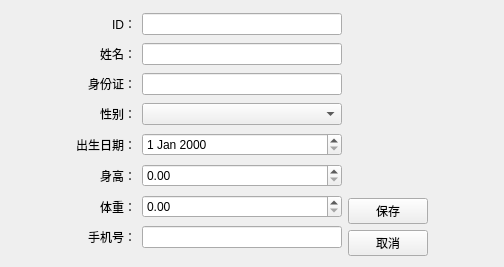
<?xml version="1.0" encoding="UTF-8"?>
<ui version="4.0">
 <class>PatientEdit</class>
 <widget class="QWidget" name="PatientEdit">
  <property name="geometry">
   <rect>
    <x>0</x>
    <y>0</y>
    <width>504</width>
    <height>267</height>
   </rect>
  </property>
  <property name="windowTitle">
   <string>编辑患者信息</string>
  </property>
  <layout class="QHBoxLayout" name="horizontalLayout_2">
   <item>
    <layout class="QHBoxLayout" name="horizontalLayout">
     <item>
      <spacer name="horizontalSpacer">
       <property name="orientation">
        <enum>Qt::Horizontal</enum>
       </property>
       <property name="sizeHint" stdset="0">
        <size>
         <width>40</width>
         <height>20</height>
        </size>
       </property>
      </spacer>
     </item>
     <item>
      <layout class="QGridLayout" name="gridLayout">
       <item row="0" column="0">
        <widget class="QLabel" name="label_15">
         <property name="font">
          <font>
           <kerning>true</kerning>
          </font>
         </property>
         <property name="text">
          <string>ID：</string>
         </property>
         <property name="alignment">
          <set>Qt::AlignRight|Qt::AlignTrailing|Qt::AlignVCenter</set>
         </property>
        </widget>
       </item>
       <item row="0" column="1">
        <widget class="QLineEdit" name="id">
         <property name="sizePolicy">
          <sizepolicy hsizetype="Minimum" vsizetype="Fixed">
           <horstretch>0</horstretch>
           <verstretch>0</verstretch>
          </sizepolicy>
         </property>
         <property name="minimumSize">
          <size>
           <width>200</width>
           <height>0</height>
          </size>
         </property>
        </widget>
       </item>
       <item row="1" column="0">
        <widget class="QLabel" name="label_14">
         <property name="font">
          <font>
           <kerning>true</kerning>
          </font>
         </property>
         <property name="text">
          <string>姓名：</string>
         </property>
         <property name="alignment">
          <set>Qt::AlignRight|Qt::AlignTrailing|Qt::AlignVCenter</set>
         </property>
        </widget>
       </item>
       <item row="1" column="1">
        <widget class="QLineEdit" name="name">
         <property name="sizePolicy">
          <sizepolicy hsizetype="Minimum" vsizetype="Fixed">
           <horstretch>0</horstretch>
           <verstretch>0</verstretch>
          </sizepolicy>
         </property>
         <property name="minimumSize">
          <size>
           <width>200</width>
           <height>0</height>
          </size>
         </property>
        </widget>
       </item>
       <item row="2" column="0">
        <widget class="QLabel" name="label_13">
         <property name="font">
          <font>
           <kerning>true</kerning>
          </font>
         </property>
         <property name="text">
          <string>身份证：</string>
         </property>
         <property name="alignment">
          <set>Qt::AlignRight|Qt::AlignTrailing|Qt::AlignVCenter</set>
         </property>
        </widget>
       </item>
       <item row="2" column="1">
        <widget class="QLineEdit" name="idCard">
         <property name="sizePolicy">
          <sizepolicy hsizetype="Minimum" vsizetype="Fixed">
           <horstretch>0</horstretch>
           <verstretch>0</verstretch>
          </sizepolicy>
         </property>
         <property name="minimumSize">
          <size>
           <width>200</width>
           <height>0</height>
          </size>
         </property>
        </widget>
       </item>
       <item row="3" column="0">
        <widget class="QLabel" name="label_10">
         <property name="font">
          <font>
           <kerning>true</kerning>
          </font>
         </property>
         <property name="text">
          <string>性别：</string>
         </property>
         <property name="alignment">
          <set>Qt::AlignRight|Qt::AlignTrailing|Qt::AlignVCenter</set>
         </property>
        </widget>
       </item>
       <item row="3" column="1">
        <widget class="QComboBox" name="gender">
         <property name="sizePolicy">
          <sizepolicy hsizetype="Minimum" vsizetype="Fixed">
           <horstretch>0</horstretch>
           <verstretch>0</verstretch>
          </sizepolicy>
         </property>
         <property name="minimumSize">
          <size>
           <width>200</width>
           <height>0</height>
          </size>
         </property>
         <item>
          <property name="text">
           <string/>
          </property>
         </item>
         <item>
          <property name="text">
           <string>男</string>
          </property>
         </item>
         <item>
          <property name="text">
           <string>女</string>
          </property>
         </item>
        </widget>
       </item>
       <item row="4" column="0">
        <widget class="QLabel" name="label_16">
         <property name="font">
          <font>
           <kerning>true</kerning>
          </font>
         </property>
         <property name="text">
          <string>出生日期：</string>
         </property>
         <property name="alignment">
          <set>Qt::AlignRight|Qt::AlignTrailing|Qt::AlignVCenter</set>
         </property>
        </widget>
       </item>
       <item row="4" column="1">
        <widget class="QDateEdit" name="dateOfBirth">
         <property name="sizePolicy">
          <sizepolicy hsizetype="Minimum" vsizetype="Fixed">
           <horstretch>0</horstretch>
           <verstretch>0</verstretch>
          </sizepolicy>
         </property>
         <property name="minimumSize">
          <size>
           <width>200</width>
           <height>0</height>
          </size>
         </property>
        </widget>
       </item>
       <item row="5" column="0">
        <widget class="QLabel" name="label_9">
         <property name="font">
          <font>
           <kerning>true</kerning>
          </font>
         </property>
         <property name="text">
          <string>身高：</string>
         </property>
         <property name="alignment">
          <set>Qt::AlignRight|Qt::AlignTrailing|Qt::AlignVCenter</set>
         </property>
        </widget>
       </item>
       <item row="5" column="1">
        <widget class="QDoubleSpinBox" name="height">
         <property name="sizePolicy">
          <sizepolicy hsizetype="Minimum" vsizetype="Fixed">
           <horstretch>0</horstretch>
           <verstretch>0</verstretch>
          </sizepolicy>
         </property>
         <property name="minimumSize">
          <size>
           <width>200</width>
           <height>0</height>
          </size>
         </property>
        </widget>
       </item>
       <item row="6" column="0">
        <widget class="QLabel" name="label_11">
         <property name="font">
          <font>
           <kerning>true</kerning>
          </font>
         </property>
         <property name="text">
          <string>体重：</string>
         </property>
         <property name="alignment">
          <set>Qt::AlignRight|Qt::AlignTrailing|Qt::AlignVCenter</set>
         </property>
        </widget>
       </item>
       <item row="6" column="1">
        <widget class="QDoubleSpinBox" name="weight">
         <property name="sizePolicy">
          <sizepolicy hsizetype="Minimum" vsizetype="Fixed">
           <horstretch>0</horstretch>
           <verstretch>0</verstretch>
          </sizepolicy>
         </property>
         <property name="minimumSize">
          <size>
           <width>200</width>
           <height>0</height>
          </size>
         </property>
        </widget>
       </item>
       <item row="7" column="0">
        <widget class="QLabel" name="label_12">
         <property name="font">
          <font>
           <kerning>true</kerning>
          </font>
         </property>
         <property name="text">
          <string>手机号：</string>
         </property>
         <property name="alignment">
          <set>Qt::AlignRight|Qt::AlignTrailing|Qt::AlignVCenter</set>
         </property>
        </widget>
       </item>
       <item row="7" column="1">
        <widget class="QLineEdit" name="phoneNum">
         <property name="sizePolicy">
          <sizepolicy hsizetype="Minimum" vsizetype="Fixed">
           <horstretch>0</horstretch>
           <verstretch>0</verstretch>
          </sizepolicy>
         </property>
         <property name="minimumSize">
          <size>
           <width>200</width>
           <height>0</height>
          </size>
         </property>
        </widget>
       </item>
      </layout>
     </item>
     <item>
      <layout class="QVBoxLayout" name="verticalLayout">
       <item>
        <spacer name="verticalSpacer">
         <property name="orientation">
          <enum>Qt::Vertical</enum>
         </property>
         <property name="sizeHint" stdset="0">
          <size>
           <width>20</width>
           <height>40</height>
          </size>
         </property>
        </spacer>
       </item>
       <item>
        <widget class="QPushButton" name="btnSave">
         <property name="text">
          <string>保存</string>
         </property>
        </widget>
       </item>
       <item>
        <widget class="QPushButton" name="btnCancel">
         <property name="text">
          <string>取消</string>
         </property>
        </widget>
       </item>
      </layout>
     </item>
     <item>
      <spacer name="horizontalSpacer_2">
       <property name="orientation">
        <enum>Qt::Horizontal</enum>
       </property>
       <property name="sizeHint" stdset="0">
        <size>
         <width>40</width>
         <height>20</height>
        </size>
       </property>
      </spacer>
     </item>
    </layout>
   </item>
  </layout>
 </widget>
 <resources/>
 <connections/>
</ui>
